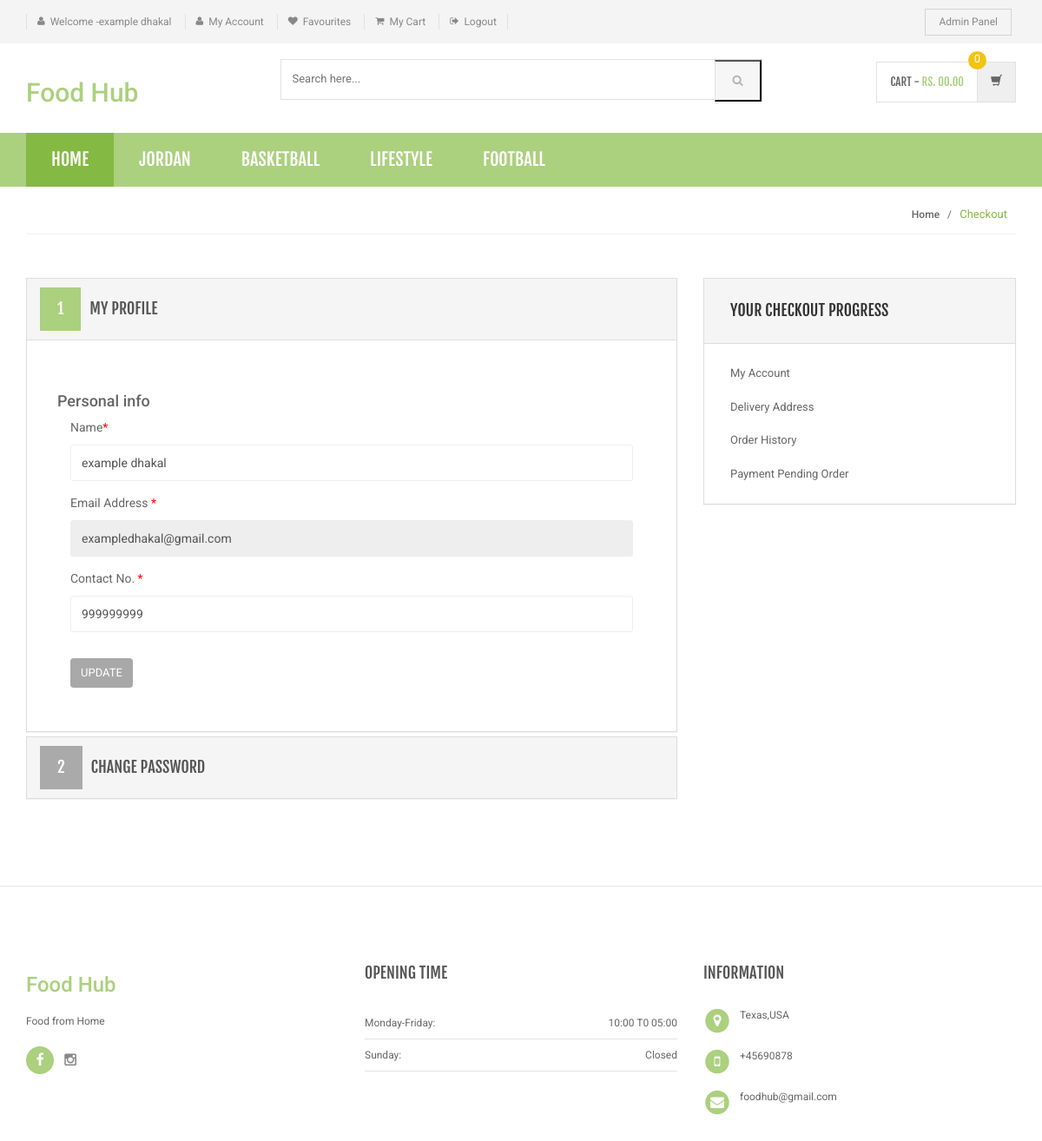
/my-account.php (signed in), run on the app's committed database.
### tables this page shows
CREATE TABLE `category` (
  `id` int(11) NOT NULL,
  `categoryName` varchar(255) DEFAULT NULL,
  `categoryDescription` longtext,
  `creationDate` timestamp NOT NULL DEFAULT CURRENT_TIMESTAMP,
  `updationDate` varchar(255) DEFAULT NULL
);

CREATE TABLE `users` (
  `id` int(11) NOT NULL,
  `name` varchar(255) DEFAULT NULL,
  `email` varchar(255) DEFAULT NULL,
  `contactno` bigint(11) DEFAULT NULL,
  `password` varchar(255) DEFAULT NULL,
  `shippingAddress` longtext,
  `shippingState` varchar(255) DEFAULT NULL,
  `shippingCity` varchar(255) DEFAULT NULL,
  `shippingPincode` int(11) DEFAULT NULL,
  `billingAddress` longtext,
  `billingState` varchar(255) DEFAULT NULL,
  `billingCity` varchar(255) DEFAULT NULL,
  `billingPincode` int(11) DEFAULT NULL,
  `regDate` timestamp NOT NULL DEFAULT CURRENT_TIMESTAMP,
  `updationDate` varchar(255) DEFAULT NULL
);

### my-account.php (the view, shortened to what this page needs)
<?php
include('includes/config.php');
if(strlen($_SESSION['login'])==0)
    {
header('location:index.php');
}
else{
?>
<!DOCTYPE html>
<html lang="en">
	<head>
	    <link rel="stylesheet" href="assets/css/bootstrap.min.css">
	    <link rel="stylesheet" href="assets/css/main.css">
	    <link rel="stylesheet" href="assets/css/green.css">
	    <link rel="stylesheet" href="assets/css/owl.carousel.css">
		<link rel="stylesheet" href="assets/css/owl.transitions.css">
		<link href="assets/css/lightbox.css" rel="stylesheet">
		<link rel="stylesheet" href="assets/css/animate.min.css">
		<link rel="stylesheet" href="assets/css/rateit.css">
		<link rel="stylesheet" href="assets/css/bootstrap-select.min.css">
		<link rel="stylesheet" href="assets/css/config.css">
		<link href="assets/css/green.css" rel="alternate stylesheet" title="Green color">
		<link href="assets/css/blue.css" rel="alternate stylesheet" title="Blue color">
		<link href="assets/css/red.css" rel="alternate stylesheet" title="Red color">
		<link href="assets/css/orange.css" rel="alternate stylesheet" title="Orange color">
		<link href="assets/css/dark-green.css" rel="alternate stylesheet" title="Darkgreen color">
		<link rel="stylesheet" href="assets/css/font-awesome.min.css">
	</head>
    <body class="cnt-home">
<header class="header-style-1">
<?php include('includes/top-header.php');?>
<?php include('includes/main-header.php');?>
<?php include('includes/menu-bar.php');?>
</header>
<div class="breadcrumb">
	<div class="container">
		<div class="breadcrumb-inner">
			<ul class="list-inline list-unstyled">
				<li><a href="#">Home</a></li>
				<li class='active'>Checkout</li>
			</ul>
		</div>
	</div>
</div>
<div class="body-content outer-top-bd">
	<div class="container">
		<div class="checkout-box inner-bottom-sm">
			<div class="row">
				<div class="col-md-8">
					<div class="panel-group checkout-steps" id="accordion">
<div class="panel panel-default checkout-step-01">
		<div class="panel-heading">
    	<h4 class="unicase-checkout-title">
	        <a data-toggle="collapse" class="" data-parent="#accordion" href="#collapseOne">
	          <span>1</span>My Profile
	        </a>
	     </h4>
    </div>
	<div id="collapseOne" class="panel-collapse collapse in">
	    <div class="panel-body">
			<div class="row">
<h4>Personal info</h4>
				<div class="col-md-12 col-sm-12 already-registered-login">
<?php
$query=mysqli_query($con,"select * from users where id='".$_SESSION['id']."'");
while($row=mysqli_fetch_array($query))
{
?>
					<form class="register-form" role="form" method="post">
<div class="form-group">
					    <label class="info-title" for="name">Name<span>*</span></label>
					    <input type="text" class="form-control unicase-form-control text-input" value="<?php echo $row['name'];?>" id="name" name="name" required="required">
					  </div>
						<div class="form-group">
					    <label class="info-title" for="exampleInputEmail1">Email Address <span>*</span></label>
			 <input type="email" class="form-control unicase-form-control text-input" id="exampleInputEmail1" value="<?php echo $row['email'];?>" readonly>
					  </div>
					  <div class="form-group">
					    <label class="info-title" for="Contact No.">Contact No. <span>*</span></label>
					    <input type="text" class="form-control unicase-form-control text-input" id="contactno" name="contactno" required="required" value="<?php echo $row['contactno'];?>"  maxlength="10">
					  </div>
					  <button type="submit" name="update" class="btn-upper btn btn-primary checkout-page-button">Update</button>
					</form>
					<?php } ?>
				</div>
			</div>
		</div>
	</div>
</div>
					  	<div class="panel panel-default checkout-step-02">
						    <div class="panel-heading">
						      <h4 class="unicase-checkout-title">
						        <a data-toggle="collapse" class="collapsed" data-parent="#accordion" href="#collapseTwo">
						          <span>2</span>Change Password
						        </a>
						      </h4>
						    </div>
					  	</div>
					</div>
				</div>
			<?php include('includes/myaccount-sidebar.php');?>
			</div>
		</div>
</div>
</div>
<?php include('includes/footer.php');?>
</body>
</html>
<?php } ?>

### includes/menu-bar.php (shortened to what this page needs)
<div class="header-nav animate-dropdown">
    <div class="container">
        <div class="yamm navbar navbar-default" role="navigation">
            <div class="nav-bg-class">
                <div class="navbar-collapse collapse" id="mc-horizontal-menu-collapse">
	<div class="nav-outer">
		<ul class="nav navbar-nav">
			<li class="active dropdown yamm-fw">
				<a href="index.php" data-hover="dropdown" class="dropdown-toggle">Home</a>
			</li>
              <?php $sql=mysqli_query($con,"select id,categoryName  from category limit 6");
while($row=mysqli_fetch_array($sql))
{
    ?>
			<li class="dropdown yamm">
				<a href="category.php?cid=<?php echo $row['id'];?>"> <?php echo $row['categoryName'];?></a>
			</li>
			<?php } ?>
		</ul>
		<div class="clearfix"></div>
	</div>
</div>
            </div>
        </div>
    </div>
</div>

### assets/css/green.css (style rules this page uses)
a { color: #abd07e; }
.header-style-1 .header-nav { background: #abd07e; }
.cnt-home .header-style-1 .header-nav .navbar .navbar-nav > li.active { background: #84b943; }
.breadcrumb ul li.active { color: #84b943; }
.checkout-box .checkout-steps .panel .panel-heading .unicase-checkout-title > a:not(.collapsed) span { background-color: #abd07e; }

### assets/css/lightbox.css (style rules this page uses)
body:after { content: url(../images/close.png) url(../images/loading.gif) url(../images/prev.png) url(../images/next.png); display: none; }

### assets/css/blue.css (style rules this page uses)
a { color: #3498db; }
.header-style-1 .header-nav { background: #3498db; }
.cnt-home .header-style-1 .header-nav .navbar .navbar-nav > li.active { background: #1d6ca1; }
.breadcrumb ul li.active { color: #1d6ca1; }
.checkout-box .checkout-steps .panel .panel-heading .unicase-checkout-title > a:not(.collapsed) span { background-color: #3498db; }

### assets/css/red.css (style rules this page uses)
a { color: #ff6c6c; }
.header-style-1 .header-nav { background: #ff6c6c; }
.cnt-home .header-style-1 .header-nav .navbar .navbar-nav > li.active { background: #ff1a1a; }
.breadcrumb ul li.active { color: #ff1a1a; }
.checkout-box .checkout-steps .panel .panel-heading .unicase-checkout-title > a:not(.collapsed) span { background-color: #ff6c6c; }

### assets/css/orange.css (style rules this page uses)
a { color: #f39c12; }
.header-style-1 .header-nav { background: #f39c12; }
.cnt-home .header-style-1 .header-nav .navbar .navbar-nav > li.active { background: #ab6c09; }
.breadcrumb ul li.active { color: #ab6c09; }
.checkout-box .checkout-steps .panel .panel-heading .unicase-checkout-title > a:not(.collapsed) span { background-color: #f39c12; }

### assets/css/dark-green.css (style rules this page uses)
a { color: #12cca7; }
.header-style-1 .header-nav { background: #12cca7; }
.cnt-home .header-style-1 .header-nav .navbar .navbar-nav > li.active { background: #0b816a; }
.breadcrumb ul li.active { color: #0b816a; }
.checkout-box .checkout-steps .panel .panel-heading .unicase-checkout-title > a:not(.collapsed) span { background-color: #12cca7; }

### data on the page
category: categoryName "JORDAN"
category: categoryName "BASKETBALL"
category: categoryName "LIFESTYLE"
category: categoryName "FOOTBALL"
users: name "example dhakal", email "exampledhakal@gmail.com", contactno "999999999"

### other printed values
$_SESSION['username'] "example dhakal"
